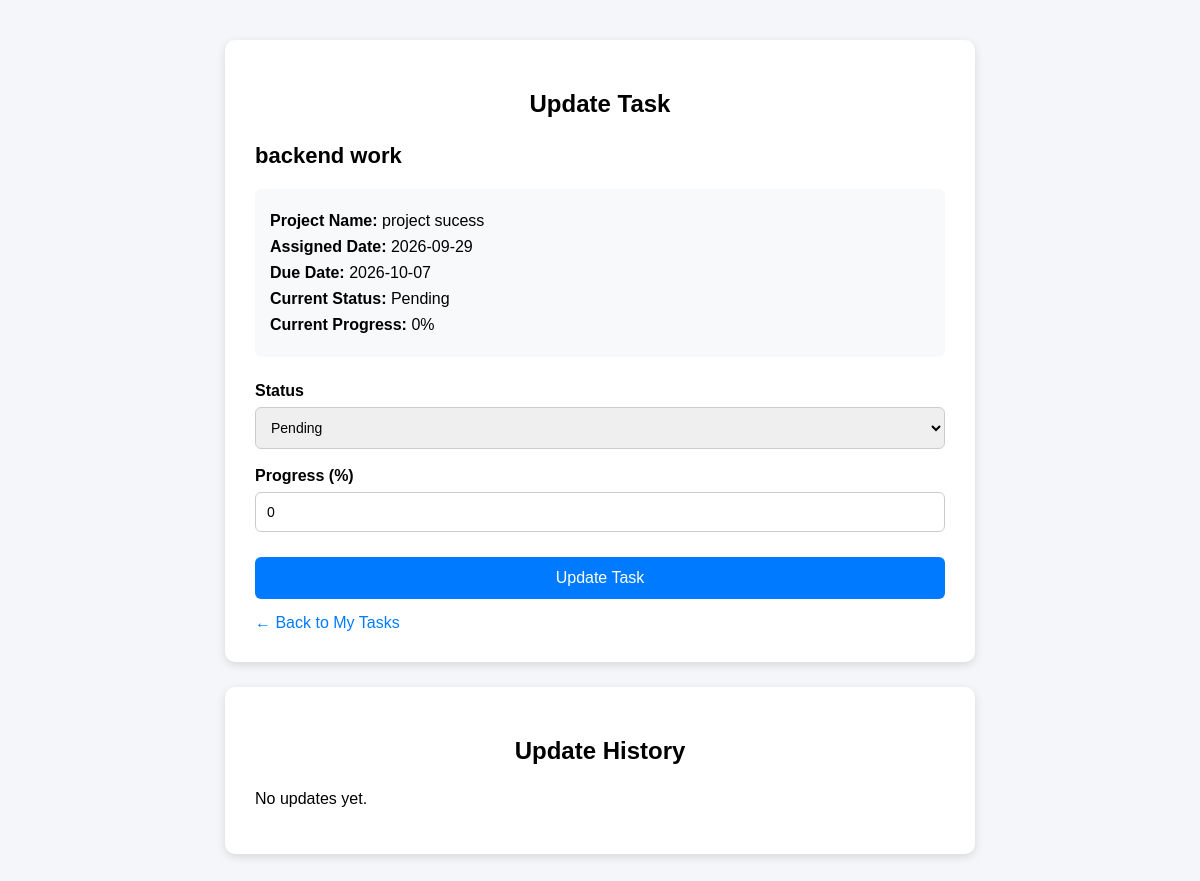
The page /update_task.php?task_id=17 (signed in) on the database its author committed.
### tables this page shows
CREATE TABLE `tasks` (
  `id` int(11) NOT NULL AUTO_INCREMENT,
  `meeting_id` int(11) DEFAULT NULL,
  `project_name` varchar(255) NOT NULL,
  `task_title` varchar(255) NOT NULL,
  `description` text DEFAULT NULL,
  `employee_id` int(11) NOT NULL,
  `assigned_date` date NOT NULL,
  `due_date` date NOT NULL,
  `progress` int(11) DEFAULT 0,
  `status` varchar(50) DEFAULT 'Pending',
  `created_at` timestamp NOT NULL DEFAULT current_timestamp(),
  PRIMARY KEY (`id`)
);

### update_task.php (the view, shortened to what this page needs)
<?php
include "../database/connection.php";
$employee_id = $_SESSION['employee_id'];
$task_id = intval($_GET['task_id']);
$sql = "
    SELECT
        task_title,
        project_name,
        description,
        status,
        progress,
        assigned_date,
        due_date
    FROM tasks
    WHERE id = ?
    AND employee_id = ?
";
$stmt = $conn->prepare($sql);
$stmt->bind_param(
    "ii",
    $task_id,
    $employee_id
);
$stmt->execute();
$result = $stmt->get_result();
$task = $result->fetch_assoc();
$history_sql = "
    SELECT
        status,
        progress,
        updated_at
    FROM task_updates
    WHERE task_id = ?
    AND employee_id = ?
    ORDER BY id DESC
";
$history_stmt =
    $conn->prepare($history_sql);
$history_stmt->bind_param(
    "ii",
    $task_id,
    $employee_id
);
$history_stmt->execute();
$history_result =
    $history_stmt->get_result();
?>
<!DOCTYPE html>
<html>
<head>
</head>
<body>
<div class="container">
<div class="box">
<h2>Update Task</h2>
<div class="task-title">
<?php
echo htmlspecialchars(
    $task['task_title']
);
?>
</div>
<div class="task-info">
<p>
<strong>Project Name:</strong>
<?php
echo htmlspecialchars(
    $task['project_name']
);
?>
</p>
<p>
<strong>Assigned Date:</strong>
<?php
echo htmlspecialchars(
    $task['assigned_date']
);
?>
</p>
<p>
<strong>Due Date:</strong>
<?php
echo htmlspecialchars(
    $task['due_date']
);
?>
</p>
<p>
<strong>Current Status:</strong>
<?php
echo htmlspecialchars(
    $task['status']
);
?>
</p>
<p>
<strong>Current Progress:</strong>
<?php
echo htmlspecialchars(
    $task['progress']
);
?>%
</p>
</div>
<form method="POST">
<label>
Status
</label>
<select name="status" required>
<option
    value="Pending"
    <?php
    echo ($task['status'] == 'Pending')
        ? 'selected'
        : '';
    ?>
>
Pending
</option>
</select>
<label>
Progress (%)
</label>
<input
    type="number"
    name="progress"
    min="0"
    max="100"
    value="<?php
    echo htmlspecialchars(
        $task['progress']
    );
    ?>"
    required
>
<button
    type="submit"
    name="update_task"
    class="submit-button"
>
Update Task
</button>
</form>
<a
    href="my_tasks.php"
    class="back-button"
>
← Back to My Tasks
</a>
</div>
<div class="box">
<h2>
Update History
</h2>
<?php if ($history_result->num_rows > 0) { ?>
<?php while (
    $history =
    $history_result->fetch_assoc()
) { ?>
<div class="history-item">
<p>
<strong>Project Name:</strong>
<?php
echo htmlspecialchars(
    $task['project_name']
);
?>
</p>
<p>
<strong>Status:</strong>
<?php
echo htmlspecialchars(
    $history['status']
);
?>
</p>
<p>
<strong>Progress:</strong>
<?php
echo htmlspecialchars(
    $history['progress']
);
?>%
</p>
<p>
<strong>Updated At:</strong>
<?php
echo htmlspecialchars(
    $history['updated_at']
);
?>
</p>
</div>
<?php } ?>
<?php } else { ?>
<p>
No updates yet.
</p>
<?php } ?>
</div>
</div>
</body>
</html>

### update_task.php (style rules this page uses)
* { box-sizing: border-box; }
body { margin: 0; font-family: Arial, sans-serif; background: #f4f6f9; }
.container { width: 90%; max-width: 750px; margin: 40px auto; }
.box { background: white; padding: 30px; margin-bottom: 25px; border-radius: 10px; box-shadow: 0 3px 10px rgba(0,0,0,0.12); }
h2 { text-align: center; margin-bottom: 25px; }
.task-title { font-size: 22px; font-weight: bold; margin-bottom: 20px; }
.task-info { background: #f8f9fa; padding: 15px; border-radius: 7px; margin-bottom: 25px; }
.task-info p { margin: 8px 0; }
label { display: block; margin-top: 18px; margin-bottom: 7px; font-weight: bold; }
select, input { width: 100%; padding: 11px; border: 1px solid #ccc; border-radius: 6px; font-size: 14px; }
.submit-button { width: 100%; margin-top: 25px; padding: 12px; border: none; border-radius: 6px; background: #007bff; color: white; font-size: 16px; cursor: pointer; }
.back-button { display: inline-block; margin-top: 15px; text-decoration: none; color: #007bff; }

### rows shown on the page
tasks: task_title "backend work", project_name "project sucess", assigned_date "2026-09-29", due_date "2026-10-07", status "Pending", progress "0"
